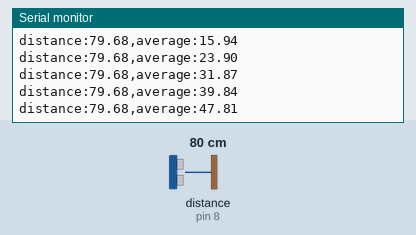
This sketch was run on a simulated Arduino Uno, built with avr-gcc and run on an emulated ATmega328P. Parts: the last lines printed to the serial monitor. Wiring (inferred from the names in the program): ultrasonic range finder: trigger pin 9; echo pin 8. The test bench sets the inputs (shaded band); at power-on: distance to the obstacle (sensor on pin 8) 80 cm. The echo pulse lasts 58.3 µs per cm.

Above: at 1.2 s.
1.3 s: distance to the obstacle (sensor on pin 8) set to 18 cm
At 1.4 s:
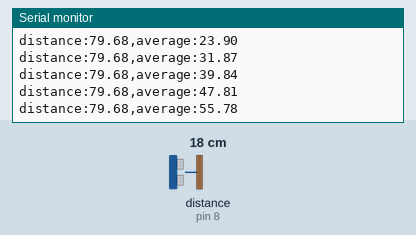
4.3 s: distance to the obstacle (sensor on pin 8) set to 2 cm
At 4.44 s:
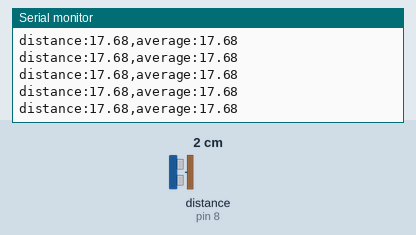
Timing chart, 0 to 7.3 s (numbered marks = the images above; inputs shaded):
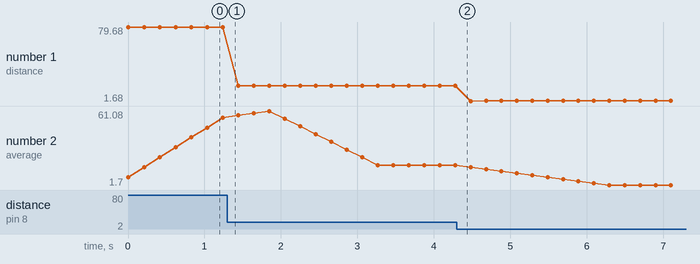

The sketch:

Clement_filter.ino
```cpp
const int trigPin = 9;
const int echoPin = 8;

const int numReadings = 10;
float readings[numReadings];
int readIndex = 0;
float total = 0;
float average = 0;

long duration;
float distance;
void setup() {
  // put your setup code here, to run once:
  pinMode(trigPin, OUTPUT);
  pinMode(echoPin, INPUT);
  Serial.begin(9600);

  for (int i = 0; i < numReadings; i++) {
    readings[i] = 0;
  }
}

void loop() {
  // put your main code here, to run repeatedly:
  digitalWrite(trigPin, LOW);
  delayMicroseconds(2);
  digitalWrite(trigPin, HIGH);
  delayMicroseconds(10);
  digitalWrite(trigPin, LOW);

  duration = pulseIn(echoPin, HIGH);

  distance = duration * 0.0343 / 2;

  total = total - readings[readIndex];
  readings[readIndex] = distance;
  total = total + readings[readIndex];
  readIndex = (readIndex + 1) % numReadings;

  average = total / numReadings;

  Serial.print("distance:");
  Serial.print(distance);
  Serial.print(",");
  Serial.print("average:");
    Serial.println(average);


  delay(200);
}
```

Measured:
- plotted number 1: 79.68 → 17.68 after the input at 1.3 s, 17.68 → 1.7 after the input at 4.3 s
- plotted number 2: 55.78 → 17.68 after the input at 1.3 s, 17.68 → 1.7 after the input at 4.3 s
